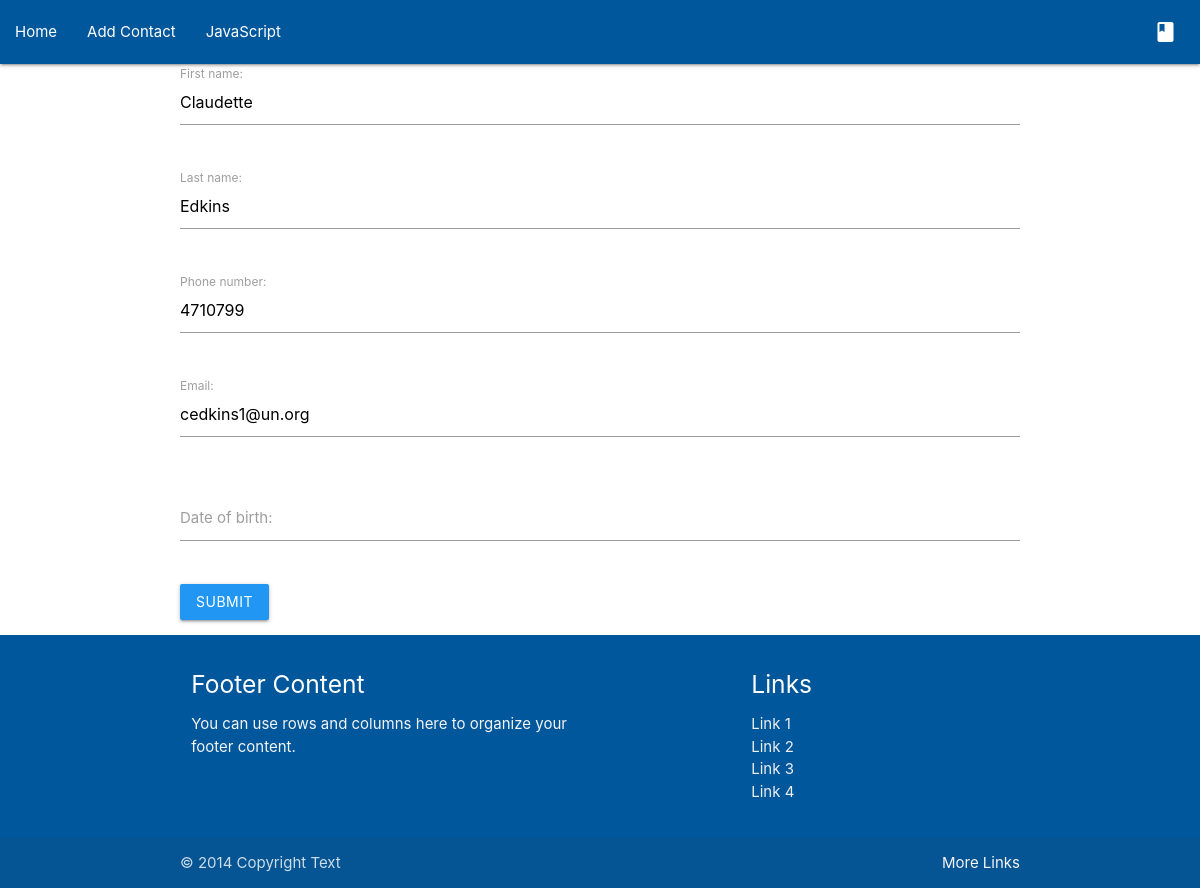
The app's page /contact/2/update with its own data.
### contacts/models.py (models this page shows, shortened)
class PersonContact(models.Model):
    first_name = models.CharField(max_length=50)
    last_name = models.CharField(max_length=50)
    phone_number = models.PositiveBigIntegerField()
    email = models.EmailField()
    date_of_birth = models.DateField()
    class Meta:
        ordering = ['first_name']

### contacts/views.py (the view)
# urls.py: path('contact/<int:pk>/update', ContactUpdateView.as_view(), name='contact-update'),
class ContactUpdateView(UpdateView):
    model = PersonContact
    template_name = 'contacts/form.html'
    fields = '__all__'

### contacts/templates/contacts/form.html (shortened to what this page needs)
{% extends "contacts/base.html" %}
{% block content %}
    <form class="col s12" action="" method="POST">
        {% for field in form.visible_fields %}
            <div class="row">
                <div class="input-field col s12">
                {{ field.label_tag }} {{ field }}
            </div>
        </div>
        {% endfor %}
        <button class="btn blue" type="submit">Submit</button>
    </form>
{% endblock content %}

### records on screen
PersonContact: visible_fields "Claudette" "Edkins" "4710799" "cedkins1@un.org"

### other values on screen
{{ field.label_tag }} "First name:" "Last name:" "Phone number:" "Email:" "Date of birth:"
